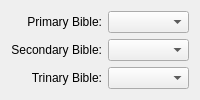
       <widget class="QWidget" name="groupWidgetBibles4" native="true">
        <layout class="QGridLayout" name="gridLayout_6">
         <item row="2" column="1">
          <widget class="QComboBox" name="comboBoxTrinaryBible4">
           <property name="sizePolicy">
            <sizepolicy hsizetype="Expanding" vsizetype="Fixed">
             <horstretch>0</horstretch>
             <verstretch>0</verstretch>
            </sizepolicy>
           </property>
          </widget>
         </item>
         <item row="1" column="1">
          <widget class="QComboBox" name="comboBoxSecondaryBible4">
           <property name="sizePolicy">
            <sizepolicy hsizetype="Expanding" vsizetype="Fixed">
             <horstretch>0</horstretch>
             <verstretch>0</verstretch>
            </sizepolicy>
           </property>
          </widget>
         </item>
         <item row="0" column="1">
          <widget class="QComboBox" name="comboBoxPrimaryBible4">
           <property name="sizePolicy">
            <sizepolicy hsizetype="Expanding" vsizetype="Fixed">
             <horstretch>0</horstretch>
             <verstretch>0</verstretch>
            </sizepolicy>
           </property>
          </widget>
         </item>
         <item row="0" column="0">
          <widget class="QLabel" name="labelPrimaryBible4">
           <property name="text">
            <string>Primary Bible:</string>
           </property>
           <property name="alignment">
            <set>Qt::AlignRight|Qt::AlignTrailing|Qt::AlignVCenter</set>
           </property>
          </widget>
         </item>
         <item row="1" column="0">
          <widget class="QLabel" name="labelSecondaryBible4">
           <property name="text">
            <string>Secondary Bible:</string>
           </property>
           <property name="alignment">
            <set>Qt::AlignRight|Qt::AlignTrailing|Qt::AlignVCenter</set>
           </property>
          </widget>
         </item>
         <item row="2" column="0">
          <widget class="QLabel" name="labelTrinaryBible4">
           <property name="text">
            <string>Trinary Bible:</string>
           </property>
           <property name="alignment">
            <set>Qt::AlignRight|Qt::AlignTrailing|Qt::AlignVCenter</set>
           </property>
          </widget>
         </item>
        </layout>
       </widget>
